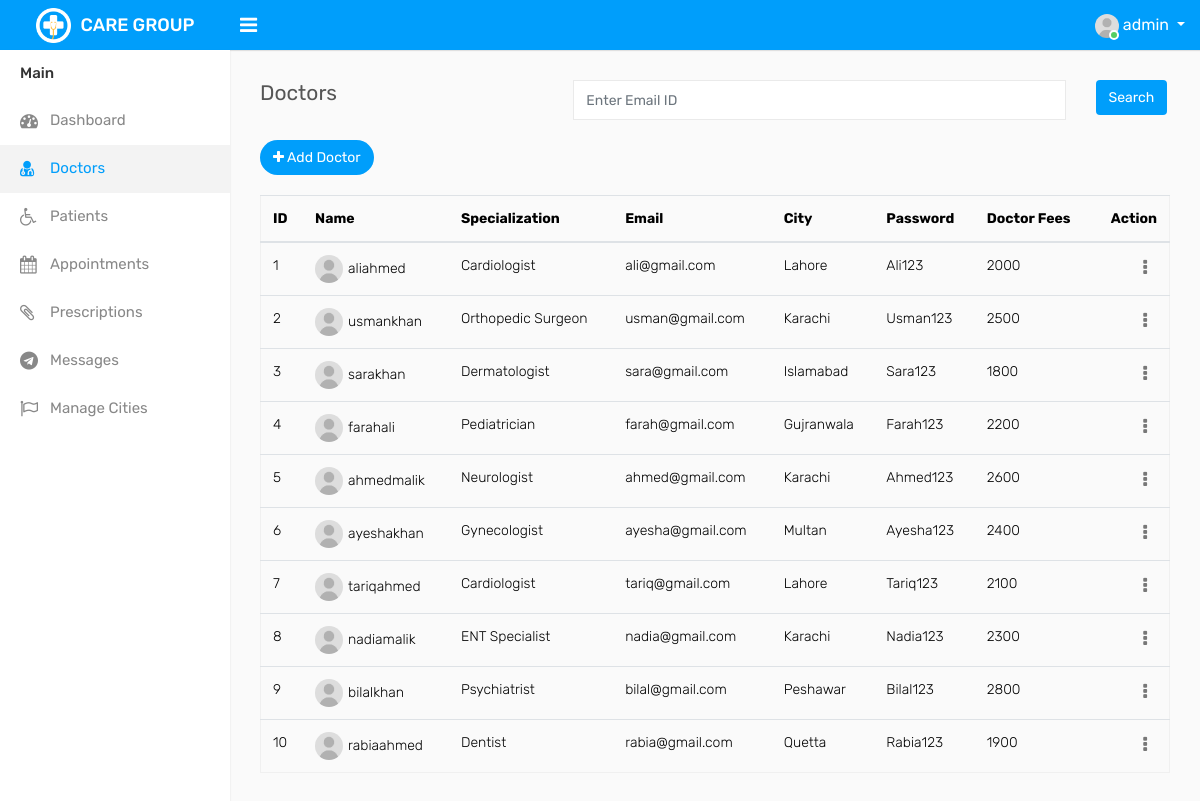
The app's page /admin/doctors.php (signed in) with its own data.
### tables this page shows
CREATE TABLE `doctb` (
  `id` int PRIMARY Key  AUTO_INCREMENT NOT NULL,
  `username` varchar(50) NOT NULL UNIQUE,
  `password` varchar(50) NOT NULL,
  `email` varchar(50) NOT NULL,
  `city` varchar(30) NOT NULL,
  `spec` varchar(50) NOT NULL,
  `docFees` int(10) NOT NULL
);

### admin/doctors.php (the view, shortened to what this page needs)
<?php
    require_once "include/header.php";
    require_once "include/sidebar.php";
?>
<div class="page-wrapper">
    <div class="content">
        <div class="row">
            <div class="col-sm-4 col-3">
                <h4 class="page-title">Doctors</h4>
            </div>
            <div class="col-md-8">
                <form class="form-group" action="doctorsearch.php" method="post">
                    <div class="row">
                        <div class="col-md-10"><input type="text" name="doctor_email"
                                placeholder="Enter Email ID" class="form-control"></div>
                        <div class="col-md-2"><input type="submit" name="doctor_search_submit"
                                class="btn btn-primary" value="Search"></div>
                    </div>
                </form>
            </div>
            <div class="col-sm-8 col-9 text-right m-b-20">
                <a href="add-doctor.php" class="btn btn-primary btn-rounded float-left"><i class="fa fa-plus"></i> Add Doctor</a>
            </div>
        </div>
        <div class="row">
            <div class="col-md-12">
                <div class="table-responsive">
                    <table class="table table-border table-striped custom-table datatable mb-0">
                        <div class="tab-pane fade" id="list-pat" role="tabpanel" aria-labelledby="list-pat-list">
                            <table class="table table-hover">
                                <thead>
                                    <tr>
                                        <th>ID</th>
                                        <th>Name</th>
                                        <th>Specialization</th>
                                        <th>Email</th>
                                        <th>City</th>
                                        <th>Password</th>
                                        <th>Doctor Fees</th>
                                        <th class="text-right">Action</th>
                                    </tr>
                                </thead>
                                <tbody>
                                <?php
                                    global $con;
                                    $query = "select * from doctb";
                                    $result = mysqli_query($con,$query);
                                    while ($row = mysqli_fetch_array($result)){
                                    $id = $row['id'];
                                    $username = $row['username'];
                                    $spec = $row['spec'];
                                    $email = $row['email'];
                                    $city = $row['city'];
                                    $password = $row['password'];
                                    $docFees = $row['docFees'];
                                    $editAccountDetailsURL = 'account-details.php?table=doctb&id=' . $id . "&page=doctors.php";
                                    $deleteAccountDetailsURL = "delete.php?table=doctb&id=$id&page=doctors.php";
                                    echo "<tr>
                                        <td>$id</td>
                                        <td><img width='28' height='28' src='assets/img/user.jpg' class='rounded-circle m-r-5' alt=''>$username</td>
                                        <td>$spec</td>
                                        <td>$email</td>
                                        <td>$city</td>
                                        <td>$password</td>
                                        <td>$docFees</td>
                                        <td class='text-right'>
                                            <div class='dropdown dropdown-action'>
                                                <a href='#' class='action-icon dropdown-toggle' data-toggle='dropdown' aria-expanded='false'><i class='fa fa-ellipsis-v'></i></a>
                                                <div class='dropdown-menu dropdown-menu-right'>
                                                    <a class='dropdown-item' href='$editAccountDetailsURL'><i class='fa fa-pencil m-r-5'></i> Edit</a>
                                                    <a class='dropdown-item' href='$deleteAccountDetailsURL'><i class='fa fa-trash m-r-5'></i> Delete</a>
                                                </div>
                                            </div>
                                        </td>
                                    </tr>";
                                    }
                                ?>
                                </tbody>
                            </table>
                            <br>
                        </div>
                    </table>
                </div>
            </div>
        </div>
    </div>
</div>
</body>
</html>

### admin/include/header.php (shortened to what this page needs)
<?php
$admin_user = $_SESSION['username'];
?>
<!DOCTYPE html>
<html lang="en">
<head>
    <link rel="stylesheet" type="text/css" href="assets/css/bootstrap.min.css">
    <link rel="stylesheet" type="text/css" href="assets/css/font-awesome.min.css">
    <link rel="stylesheet" type="text/css" href="assets/css/style.css">
</head>
<body>
    <div class="main-wrapper">
        <div class="header">
            <div class="header-left">
                <a href="index.php" class="logo">
                    <img src="assets/img/logo.png" width="35" height="35" alt=""> <span>CARE GROUP</span>
                </a>
            </div>
            <a id="toggle_btn" href="javascript:void(0);"><i class="fa fa-bars"></i></a>
            <ul class="nav user-menu float-right">
                <li class="nav-item dropdown has-arrow">
                    <a href="#" class="dropdown-toggle nav-link user-link" data-toggle="dropdown">
                        <span class="user-img"><img class="rounded-circle" src="assets/img/user.jpg" width="40" alt="Admin">
                            <span class="status online"></span></span>
                        <span><?php echo $admin_user; ?></span>
                    </a>
                </li>
            </ul>
        </div>

### admin/include/sidebar.php
<div class="sidebar" id="sidebar">
    <div class="sidebar-inner slimscroll">
        <div id="sidebar-menu" class="sidebar-menu">
            <ul>
                <li class="menu-title">Main</li>
                <li id="dashboard">
                    <a href="index.php"><i class="fa fa-dashboard"></i> <span>Dashboard</span></a>
                </li>
                <li id="doctors">
                    <a href="doctors.php"><i class="fa fa-user-md"></i> <span>Doctors</span></a>
                </li>
                <li id="patients">
                    <a href="patients.php"><i class="fa fa-wheelchair"></i> <span>Patients</span></a>
                </li>
                <li id="appointments">
                    <a href="appointments.php"><i class="fa fa-calendar"></i> <span>Appointments</span></a>
                </li>
                <li id="prescriptions">
                    <a href="prescriptions.php"><i class="fa fa-paperclip"></i> <span>Prescriptions</span></a>
                </li>
                <li id="messages">
                    <a href="messages.php"><i class="fa fa-telegram"></i> <span>Messages</span></a>
                </li>
                <li id="manage-cities">
                    <a href="manage-cities.php"><i class="fa fa-flag-o"></i> <span>Manage Cities</span></a>
                </li>
            </ul>
        </div>
    </div>
</div>

### records on screen
doctb: id "1", username "aliahmed", spec "Cardiologist", email "ali@gmail.com", city "Lahore", password "Ali123", docFees "2000"
doctb: id "2", username "usmankhan", spec "Orthopedic Surgeon", email "usman@gmail.com", city "Karachi", password "Usman123", docFees "2500"
doctb: id "3", username "sarakhan", spec "Dermatologist", email "sara@gmail.com", city "Islamabad", password "Sara123", docFees "1800"
doctb: id "4", username "farahali", spec "Pediatrician", email "farah@gmail.com", city "Gujranwala", password "Farah123", docFees "2200"
doctb: id "5", username "ahmedmalik", spec "Neurologist", email "ahmed@gmail.com", city "Karachi", password "Ahmed123", docFees "2600"
doctb: id "6", username "ayeshakhan", spec "Gynecologist", email "ayesha@gmail.com", city "Multan", password "Ayesha123", docFees "2400"
doctb: id "7", username "tariqahmed", spec "Cardiologist", email "tariq@gmail.com", city "Lahore", password "Tariq123", docFees "2100"
doctb: id "8", username "nadiamalik", spec "ENT Specialist", email "nadia@gmail.com", city "Karachi", password "Nadia123", docFees "2300"
doctb: id "9", username "bilalkhan", spec "Psychiatrist", email "bilal@gmail.com", city "Peshawar", password "Bilal123", docFees "2800"
doctb: id "10", username "rabiaahmed", spec "Dentist", email "rabia@gmail.com", city "Quetta", password "Rabia123", docFees "1900"

### other values on screen
$admin_user "admin"
